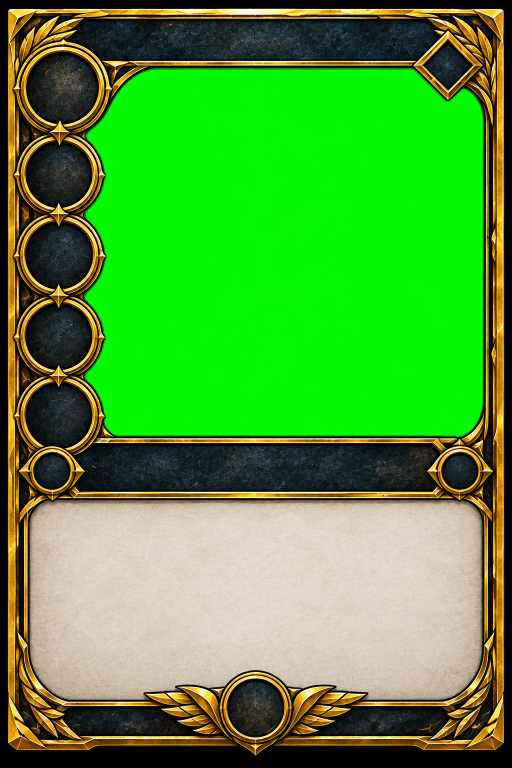
#> input picture tools/card-generator/36b448b4-de73-4434-a20a-2e200ec550d2.png, 1024 x 1536 px (shown at 1/2 size); its folder holds only this picture in this run
$ python split_tridents.py 36b448b4-de73-4434-a20a-2e200ec550d2.png
#> lines starting #> are read from the running program, lines starting #| are printed output that depends on the picture
"""
split_tridents.py
Divide una imagen con 6 tridents (grid 3x2) en 6 imágenes individuales,
auto-recorta el fondo blanco de cada una y las centra en un canvas uniforme.
Todas las salidas tienen exactamente las mismas dimensiones.

Uso:
    python split_tridents.py <ruta_imagen> [ancho alto] [--padding N]
    python split_tridents.py tridents.png
    python split_tridents.py tridents.png 128 128
    python split_tridents.py tridents.png 128 128 --padding 10

Los tridents se guardan con estos nombres (izquierda→derecha, arriba→abajo):
    trident_dark.png    trident_silver.png    trident_teal.png
    trident_gold.png    trident_orange.png    trident_red.png
"""

import sys
import os
from collections import deque

import numpy as np
from PIL import Image, ImageFilter

ICONS_DIR = os.path.join(os.path.dirname(__file__), "icons")

TRIDENT_NAMES = [
    "_dark",
    "_silver",
    "_teal",
    "_gold",
    "_orange",
    "_red",
]

GRID_COLS = 3
GRID_ROWS = 2

# Umbral para considerar un píxel como "fondo blanco" (0-255)
WHITE_THRESHOLD = 240


def _flood_fill_background(data: np.ndarray, tolerance: int = 45) -> np.ndarray:
    """
    BFS flood fill desde todos los bordes para detectar la región de fondo.
    Usa la imagen desenfocada para calcular similitud → maneja cuadrícula alternante.
    Solo marca como fondo píxeles CONECTADOS a los bordes, nunca "agujeros" internos.
    """
    pil_rgb = Image.fromarray(data[:, :, :3].astype(np.uint8))
    blurred = np.array(pil_rgb.filter(ImageFilter.GaussianBlur(radius=3))).astype(np.float32)

    h, w = data.shape[:2]

    # Color de fondo: mediana de todos los píxeles del borde (imagen desenfocada)
    border = np.concatenate([
        blurred[0, :, :],
        blurred[h - 1, :, :],
        blurred[1:h - 1, 0, :],
        blurred[1:h - 1, w - 1, :],
    ])
    bg_color = np.median(border, axis=0)

    is_bg = np.zeros((h, w), dtype=bool)
    visited = np.zeros((h, w), dtype=bool)
    queue = deque()

    def similar(y: int, x: int) -> bool:
        return float(np.max(np.abs(blurred[y, x] - bg_color))) <= tolerance

    # Sembrar desde todos los píxeles del borde
    for x in range(w):
        for y in [0, h - 1]:
            if not visited[y, x] and similar(y, x):
                visited[y, x] = True
                is_bg[y, x] = True
                queue.append((y, x))
    for y in range(1, h - 1):
        for x in [0, w - 1]:
            if not visited[y, x] and similar(y, x):
                visited[y, x] = True
                is_bg[y, x] = True
                queue.append((y, x))

    # BFS
    while queue:
        cy, cx = queue.popleft()
        for dy, dx in [(-1, 0), (1, 0), (0, -1), (0, 1)]:
            ny, nx = cy + dy, cx + dx
            if 0 <= ny < h and 0 <= nx < w and not visited[ny, nx]:
                visited[ny, nx] = True
                if similar(ny, nx):
                    is_bg[ny, nx] = True
                    queue.append((ny, nx))

    return is_bg


def auto_crop(cell: Image.Image) -> Image.Image:
    """
    Elimina el fondo alrededor del contenido.
    - Si tiene transparencia REAL (alpha < 255 en algún píxel): usa canal alpha.
    - Si el alpha es 255 en todos lados (fondo bakeado): usa flood fill con blur.
    """
    rgba = cell.convert("RGBA")
    data = np.array(rgba)

    r, g, b, a = data[:, :, 0], data[:, :, 1], data[:, :, 2], data[:, :, 3]

    # ¿Hay transparencia real o el alpha es todo 255 (fondo bakeado)?
    has_real_alpha = bool((a < 255).any())

    if has_real_alpha:
        is_background = a < 128
    else:
        is_background = _flood_fill_background(data)
        # Incluir también píxeles casi blancos fuera del área de contenido
        is_background |= (r >= WHITE_THRESHOLD) & (g >= WHITE_THRESHOLD) & (b >= WHITE_THRESHOLD)

    is_content = ~is_background

    rows = np.any(is_content, axis=1)
    cols = np.any(is_content, axis=0)

    if not rows.any():
        # Celda completamente vacía, devolver tal cual
        return cell

    top    = int(np.argmax(rows))
    bottom = int(len(rows) - np.argmax(rows[::-1]))
    left   = int(np.argmax(cols))
    right  = int(len(cols) - np.argmax(cols[::-1]))

    return rgba.crop((left, top, right, bottom))


def place_centered(content: Image.Image, canvas_size: tuple[int, int]) -> Image.Image:
    """
    Coloca `content` centrado sobre un canvas transparente de `canvas_size`.
    Escala el contenido para que quepa respetando el aspect ratio.
    """
    cw, ch = canvas_size
    iw, ih = content.size

    scale = min(cw / iw, ch / ih)
    new_w = int(iw * scale)
    new_h = int(ih * scale)

    resized = content.resize((new_w, new_h), Image.LANCZOS)

    canvas = Image.new("RGBA", canvas_size, (0, 0, 0, 0))
    offset_x = (cw - new_w) // 2
    offset_y = (ch - new_h) // 2
    canvas.paste(resized, (offset_x, offset_y), resized)

    return canvas


def detect_row_split(img: Image.Image, cols: int, rows: int, bg_tolerance: int = 45) -> list[int]:
    """
    Detecta automáticamente las líneas horizontales de separación entre filas de contenido.
    Analiza varias columnas y busca las filas donde TODO el contenido desaparece (fondo puro).
    Devuelve una lista de coordenadas Y para los `rows+1` bordes de celda (incluyendo 0 y height).
    Si no encuentra separación clara, usa la división uniforme.
    """
    w, h = img.size
    data = np.array(img.convert("RGBA"))

    # Estimar bg_color global desde los bordes de la imagen completa
    border = np.concatenate([
        data[0, :, :3].astype(float),
        data[h - 1, :, :3].astype(float),
        data[:, 0, :3].astype(float),
        data[:, w - 1, :3].astype(float),
    ])
    bg_color = np.median(border, axis=0)

    # Para cada fila completa: ¿tiene contenido en alguna columna?
    diff = np.max(np.abs(data[:, :, :3].astype(float) - bg_color), axis=2)
    row_has_content = np.any(diff > bg_tolerance, axis=1)  # shape: (h,)

    # Encontrar las "bandas" de background entre grupos de contenido
    uniform_splits = [int(i * h / rows) for i in range(rows + 1)]

    if rows <= 1:
        return uniform_splits

    # Encontrar los gaps (filas sin contenido) cerca de cada punto de corte uniforme
    splits = [0]
    for i in range(1, rows):
        center = uniform_splits[i]
        search_start = max(0, center - h // rows // 3)
        search_end   = min(h, center + h // rows // 3)

        # Buscar fila sin contenido más cercana al centro
        best_y = center
        best_dist = h
        for y in range(search_start, search_end):
            if not row_has_content[y]:
                dist = abs(y - center)
                if dist < best_dist:
                    best_dist = dist
                    best_y = y

        splits.append(best_y)
    splits.append(h)

    print(f"  [auto-split] Líneas de corte detectadas: {splits}")
    return splits


def split_tridents(
    image_path: str,
    out_name: str = "trident",
    output_size: tuple[int, int] | None = None,
    padding: int = 8,
    debug: bool = False,
    auto_split: bool = True,
):
    """
    Divide la imagen en 6 partes, auto-recorta el fondo blanco de cada una
    y las centra en un canvas de tamaño uniforme.

    Args:
        image_path:  Ruta a la imagen fuente.
        output_size: Tamaño final de cada icono (ancho, alto).
                     Si es None, usa el tamaño natural de cada celda.
        padding:     Píxeles de margen vacío alrededor del contenido.
    """
#> called with image_path = '36b448b4-de73-4434-a20a-2e200ec550d2.png', out_name = 'trident', padding = 8, debug = False, auto_split = True
    if not os.path.exists(image_path):
        print(f"Error: No se encontró la imagen '{image_path}'")
        sys.exit(1)

    os.makedirs(ICONS_DIR, exist_ok=True)

    debug_dir = os.path.join(os.path.dirname(__file__), "icons", "_debug")
    if debug:
        os.makedirs(debug_dir, exist_ok=True)

    img = Image.open(image_path).convert("RGBA")
    total_w, total_h = img.size

    cell_w = total_w // GRID_COLS

    if auto_split:
        row_splits = detect_row_split(img, GRID_COLS, GRID_ROWS)
#> in detect_row_split, `bg_color = np.median(border, axis=0)`: bg_color = [0, 0, 0]
#> in detect_row_split, `diff = np.max(np.abs(data[:, :, :3].astype(float) - bg_color), axis=2)`:
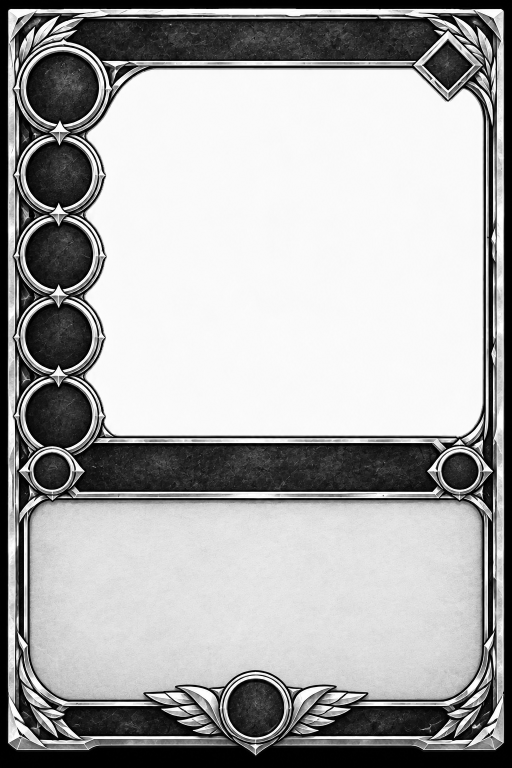
#> diff: shape (1536, 1024) float64 (shown at 1/2 size); min 0, max 255, mean 168.5
#|   [auto-split] Líneas de corte detectadas: [0, 768, 1536]
#> row_splits = [0, 768, 1536]
    else:
        cell_h = total_h // GRID_ROWS
        row_splits = [i * cell_h for i in range(GRID_ROWS + 1)]

    cell_h = (row_splits[1] - row_splits[0])  # para mostrar en log
#> cell_h = 768

    final_size = output_size or (cell_w, cell_h)
#> final_size = (341, 768)
    # Área interna disponible descontando el padding
    inner_size = (final_size[0] - padding * 2, final_size[1] - padding * 2)
#> inner_size = (325, 752)

    print(f"Imagen fuente  : {total_w}x{total_h} px")
#| Imagen fuente  : 1024x1536 px
    print(f"Celda original : {cell_w}x{cell_h} px")
#| Celda original : 341x768 px
    print(f"Tamaño de salida: {final_size[0]}x{final_size[1]} px  (padding={padding}px)")
#| Tamaño de salida: 341x768 px  (padding=8px)
    print(f"Guardando en   : {ICONS_DIR}\n")

    index = 0
    for row in range(GRID_ROWS):
        for col in range(GRID_COLS):
            left  = col * cell_w
            upper = row_splits[row]
            right = left + cell_w
            lower = row_splits[row + 1]

            cell = img.crop((left, upper, right, lower))

            # 1. Auto-recortar el fondo blanco
            cropped = auto_crop(cell)

            # 2. Centrar en canvas con padding uniforme
            centered = place_centered(cropped, inner_size)

            # 3. Añadir el padding al canvas final
            final = Image.new("RGBA", final_size, (0, 0, 0, 0))
            final.paste(centered, (padding, padding), centered)

            name = f"{out_name}{TRIDENT_NAMES[index]}"
            output_path = os.path.join(ICONS_DIR, f"{name}.png")
            final.save(output_path, "PNG")

            if debug:
                cropped.save(os.path.join(debug_dir, f"{name}_crop.png"), "PNG")
                cell.save(os.path.join(debug_dir, f"{name}_cell.png"), "PNG")

            cw, ch = cropped.size
            print(f"  [{index + 1}/6] {name}.png  contenido={cw}x{ch}px → centrado en {final_size[0]}x{final_size[1]}px")
            index += 1
#> this loop made 2 passes
#> (printed output is left out)
#> pass 1, in auto_crop, `r, g, b, a = data[:, :, 0], data[:, :, 1], data[:, :, 2], data[:, :, 3]`:
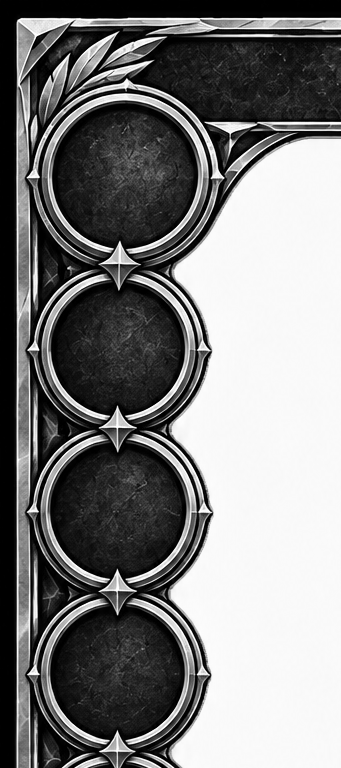
#> g: shape (768, 341); min 0, max 255, mean 125.2
#> pass 1, in auto_crop, `r, g, b, a = data[:, :, 0], data[:, :, 1], data[:, :, 2], data[:, :, 3]`:
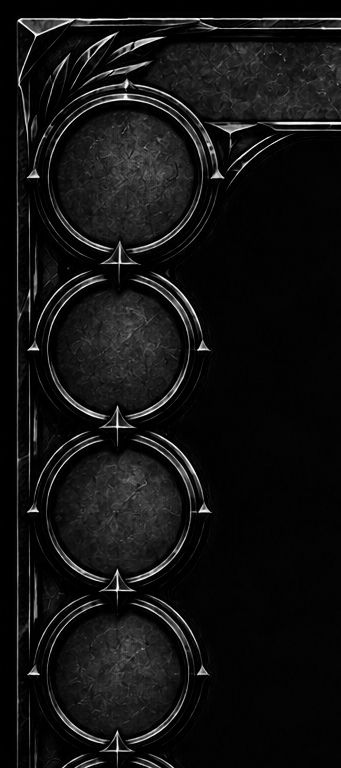
#> b: shape (768, 341); min 0, max 255, mean 18.6
#> after the loop:
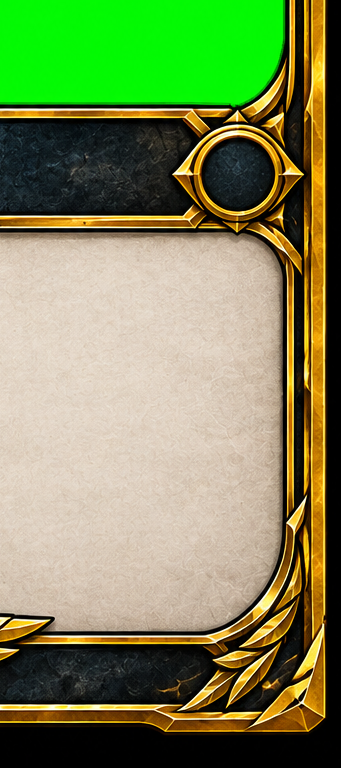
#> cell: PIL image 341x768 RGBA; mean R, G, B, A 125.6, 138.1, 86.1, 255
#> after the loop:
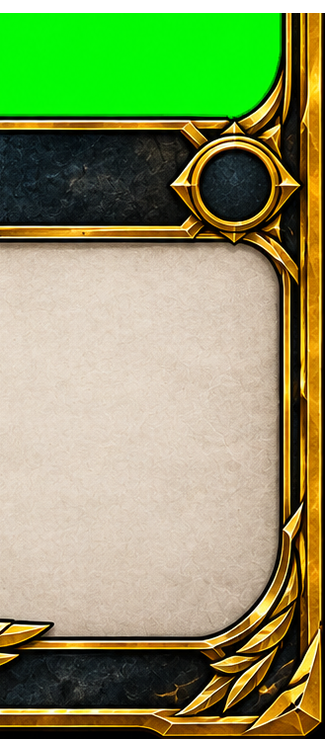
#> centered: PIL image 325x752 RGBA; mean R, G, B, A 131.3, 144.5, 90.2, 246.2; transparent parts drawn white
#> after the loop:
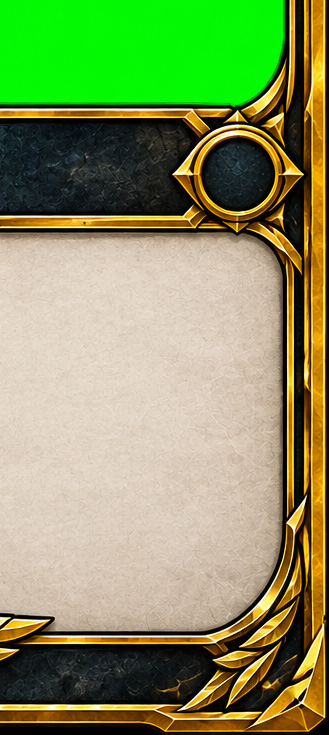
#> cropped: PIL image 329x735 RGBA; mean R, G, B, A 136, 149.5, 93.3, 255
#> after the loop:
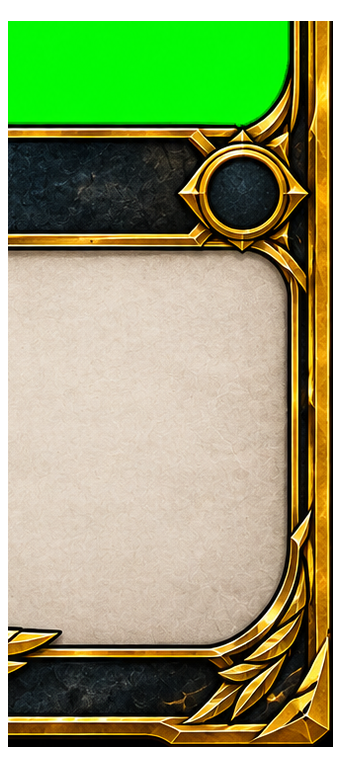
#> final: PIL image 341x768 RGBA; mean R, G, B, A 122.5, 134.8, 84.2, 229.7; transparent parts drawn white
#> after the loop, index = 6

    print("\n✓ Listo. 6 iconos guardados en icons/")


if __name__ == "__main__":
    if len(sys.argv) < 2:
        print("Uso: python split_tridents.py <ruta_imagen> [nombre] [ancho alto] [--padding N]")
        print("Ejemplo: python split_tridents.py tridents.png trident 128 128 --padding 10")
        print("Ejemplo: python split_tridents.py santuary.png santuary 128 128 --padding 10")
        sys.exit(1)

    image_path = sys.argv[1]
    output_size = None
    padding = 8
    out_name = "trident"
    debug = False

    args = sys.argv[2:]

    if "--debug" in args:
        debug = True
        args = [a for a in args if a != "--debug"]

    if "--no-auto-split" in args:
        auto_split = False
        args = [a for a in args if a != "--no-auto-split"]
    else:
        auto_split = True

    # Parsear --padding
    if "--padding" in args:
        idx = args.index("--padding")
        padding = int(args[idx + 1])
        args = [a for i, a in enumerate(args) if i != idx and i != idx + 1]

    # Si el primer argumento restante no es un número → es el nombre de salida
    if args and not args[0].lstrip("-").isdigit():
        out_name = args[0]
        args = args[1:]

    if len(args) >= 2:
        output_size = (int(args[0]), int(args[1]))

    split_tridents(image_path, out_name=out_name, output_size=output_size, padding=padding, debug=debug, auto_split=auto_split)
